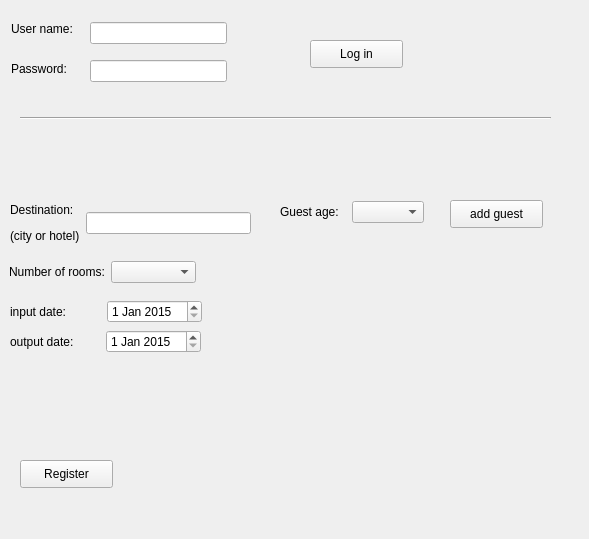
<?xml version="1.0" encoding="UTF-8"?>
<ui version="4.0">
 <class>widget_register_hosting</class>
 <widget class="QWidget" name="widget_register_hosting">
  <property name="geometry">
   <rect>
    <x>0</x>
    <y>0</y>
    <width>589</width>
    <height>539</height>
   </rect>
  </property>
  <property name="windowTitle">
   <string>Register hosting</string>
  </property>
  <widget class="QWidget" name="verticalLayoutWidget">
   <property name="geometry">
    <rect>
     <x>280</x>
     <y>279</y>
     <width>171</width>
     <height>81</height>
    </rect>
   </property>
   <layout class="QVBoxLayout" name="vlayout_guests"/>
  </widget>
  <widget class="QPushButton" name="button_login">
   <property name="geometry">
    <rect>
     <x>310</x>
     <y>40</y>
     <width>93</width>
     <height>28</height>
    </rect>
   </property>
   <property name="text">
    <string>Log in</string>
   </property>
  </widget>
  <widget class="Line" name="line">
   <property name="geometry">
    <rect>
     <x>20</x>
     <y>110</y>
     <width>531</width>
     <height>16</height>
    </rect>
   </property>
   <property name="orientation">
    <enum>Qt::Horizontal</enum>
   </property>
  </widget>
  <widget class="QWidget" name="layoutWidget_6">
   <property name="geometry">
    <rect>
     <x>9</x>
     <y>260</y>
     <width>187</width>
     <height>24</height>
    </rect>
   </property>
   <layout class="QHBoxLayout" name="horizontalLayout_6">
    <item>
     <widget class="QLabel" name="label_7">
      <property name="text">
       <string>Number of rooms:</string>
      </property>
     </widget>
    </item>
    <item>
     <widget class="QComboBox" name="combo_number_of_rooms"/>
    </item>
   </layout>
  </widget>
  <widget class="QLabel" name="label_2">
   <property name="geometry">
    <rect>
     <x>11</x>
     <y>61</y>
     <width>60</width>
     <height>16</height>
    </rect>
   </property>
   <property name="text">
    <string>Password:</string>
   </property>
  </widget>
  <widget class="QWidget" name="layoutWidget_5">
   <property name="geometry">
    <rect>
     <x>10</x>
     <y>300</y>
     <width>192</width>
     <height>24</height>
    </rect>
   </property>
   <layout class="QHBoxLayout" name="horizontalLayout_3">
    <item>
     <widget class="QLabel" name="label_5">
      <property name="text">
       <string>input date:</string>
      </property>
     </widget>
    </item>
    <item>
     <widget class="QDateEdit" name="date_edit_input">
      <property name="dateTime">
       <datetime>
        <hour>0</hour>
        <minute>0</minute>
        <second>0</second>
        <year>2015</year>
        <month>1</month>
        <day>1</day>
       </datetime>
      </property>
     </widget>
    </item>
   </layout>
  </widget>
  <widget class="QLabel" name="label">
   <property name="geometry">
    <rect>
     <x>11</x>
     <y>21</y>
     <width>67</width>
     <height>16</height>
    </rect>
   </property>
   <property name="text">
    <string>User name:</string>
   </property>
  </widget>
  <widget class="QLineEdit" name="line_edit_password">
   <property name="geometry">
    <rect>
     <x>90</x>
     <y>60</y>
     <width>137</width>
     <height>22</height>
    </rect>
   </property>
   <property name="echoMode">
    <enum>QLineEdit::Password</enum>
   </property>
  </widget>
  <widget class="QPushButton" name="button_register">
   <property name="geometry">
    <rect>
     <x>20</x>
     <y>460</y>
     <width>93</width>
     <height>28</height>
    </rect>
   </property>
   <property name="text">
    <string>Register</string>
   </property>
  </widget>
  <widget class="QLineEdit" name="line_edit_user_name">
   <property name="geometry">
    <rect>
     <x>90</x>
     <y>22</y>
     <width>137</width>
     <height>22</height>
    </rect>
   </property>
  </widget>
  <widget class="QWidget" name="layoutWidget_3">
   <property name="geometry">
    <rect>
     <x>10</x>
     <y>330</y>
     <width>191</width>
     <height>24</height>
    </rect>
   </property>
   <layout class="QHBoxLayout" name="horizontalLayout_4">
    <item>
     <widget class="QLabel" name="label_6">
      <property name="text">
       <string>output date:</string>
      </property>
     </widget>
    </item>
    <item>
     <widget class="QDateEdit" name="date_edit_output">
      <property name="dateTime">
       <datetime>
        <hour>0</hour>
        <minute>0</minute>
        <second>0</second>
        <year>2015</year>
        <month>1</month>
        <day>1</day>
       </datetime>
      </property>
     </widget>
    </item>
   </layout>
  </widget>
  <widget class="QWidget" name="layoutWidget">
   <property name="geometry">
    <rect>
     <x>280</x>
     <y>200</y>
     <width>144</width>
     <height>24</height>
    </rect>
   </property>
   <layout class="QHBoxLayout" name="horizontalLayout_5">
    <item>
     <widget class="QLabel" name="label_8">
      <property name="text">
       <string>Guest age:</string>
      </property>
     </widget>
    </item>
    <item>
     <widget class="QComboBox" name="combo_age"/>
    </item>
   </layout>
  </widget>
  <widget class="QWidget" name="layoutWidget_4">
   <property name="geometry">
    <rect>
     <x>10</x>
     <y>200</y>
     <width>241</width>
     <height>46</height>
    </rect>
   </property>
   <layout class="QHBoxLayout" name="horizontalLayout_2">
    <item>
     <widget class="QLabel" name="label_4">
      <property name="text">
       <string>&lt;html&gt;&lt;head/&gt;&lt;body&gt;&lt;p&gt;Destination: &lt;/p&gt;&lt;p&gt;(city or hotel)&lt;/p&gt;&lt;/body&gt;&lt;/html&gt;</string>
      </property>
     </widget>
    </item>
    <item>
     <widget class="QLineEdit" name="line_edit_destination"/>
    </item>
   </layout>
  </widget>
  <widget class="QPushButton" name="buton_add_guest">
   <property name="geometry">
    <rect>
     <x>450</x>
     <y>200</y>
     <width>93</width>
     <height>28</height>
    </rect>
   </property>
   <property name="text">
    <string>add guest</string>
   </property>
  </widget>
 </widget>
 <resources/>
 <connections/>
</ui>
